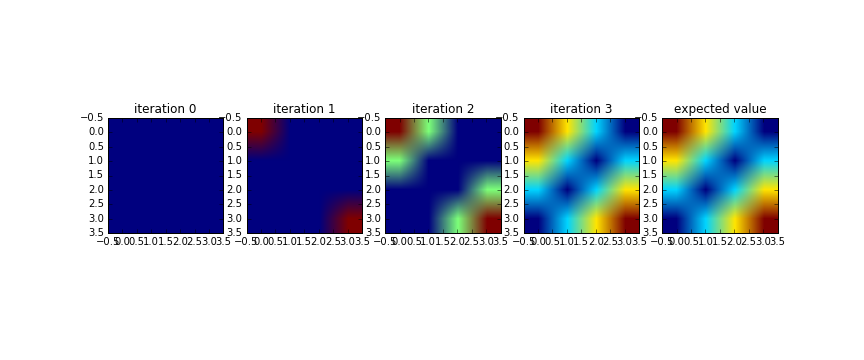

Reproduce this figure in Python.
# -*- coding: utf-8 -*-



import numpy as np
import pprint
from envs.GridWorld import GridworldEnv

pp = pprint.PrettyPrinter(indent=2)
env = GridworldEnv()
import matplotlib.pyplot as pl


def value_iteration(env, theta=0.0001, discount_factor=1.0):
    """
    Value Iteration Algorithm.
    
    Args:
        env: OpenAI env. env.P represents the transition probabilities of the environment.
            env.P[s][a] is a list of transition tuples (prob, next_state, reward, done).
            env.nS is a number of states in the environment. 
            env.nA is a number of actions in the environment.
        theta: We stop evaluation once our value function change is less than theta for all states.
        discount_factor: Gamma discount factor.
        
    Returns:
        A tuple (policy, V) of the optimal policy and the optimal value function.        
    """
    

    V = np.zeros(env.nS)
    policy = np.zeros([env.nS, env.nA])
    k=0
    historical=[]
    errors=[]
    while True:
        delta=0
        historical+=[np.copy(V)]
        error=0
        for s in range(env.nS):
            v=V[s]
            choiceActions=computeTerm(env,discount_factor,V,s)
            V[s]=np.max(choiceActions)
            delta=max(delta,np.abs(v-V[s]))
            error+=np.abs(v-V[s])
        k+=1
        print('iteration ',k, 'error %.3e'%delta)
        errors+=[error/env.nS]
        if delta<theta:
            break
    
    for s in range(env.nS):
        policy[s][np.argmax(V[s])]=1
        
    
    
    return policy, V,historical,errors




def computeTerm(env,discount_factor,V,s):
    output=np.zeros([env.nA])
    for a in range(env.nA): 
        temp=0
        for sp in range(len(env.P[s][a])):
            transition=env.P[s][a][sp]
            temp+=transition[0]*(transition[2]+discount_factor*V[transition[1]])
        output[a]=temp
    return(output)


policy, v,historical,errors = value_iteration(env)

print("Policy Probability Distribution:")
print(policy)
print("")

print("Reshaped Grid Policy (0=up, 1=right, 2=down, 3=left):")
print(np.reshape(np.argmax(policy, axis=1), env.shape))
print("")

print("Value Function:")
print(v)
print("")

print("Reshaped Grid Value Function:")
print(v.reshape(env.shape))
print("")


# Test the value function
expected_v = np.array([ 0, -1, -2, -3, -1, -2, -3, -2, -2, -3, -2, -1, -3, -2, -1,  0])
np.testing.assert_array_almost_equal(v, expected_v, decimal=2)

pl.clf()
fig=pl.figure(figsize=(12,5))
for i in range(len(historical)):
    ax=fig.add_subplot('15%d'%(i+1))
    ax.imshow(np.reshape(historical[i],env.shape))
    pl.title('iteration {}'.format(i))
    
    
ax=fig.add_subplot('155')
ax.imshow(np.reshape(expected_v,env.shape))
pl.title('expected value')

pl.savefig('ValueIteration.png')
pl.legend()
pl.show()


fig=pl.figure()
pl.plot(errors)
pl.xlabel('iteration')
pl.ylabel('L1 difference')
pl.title('variation of the Value Function')
pl.legend()
fig.savefig('errorValueIteration.png')

pl.show()
